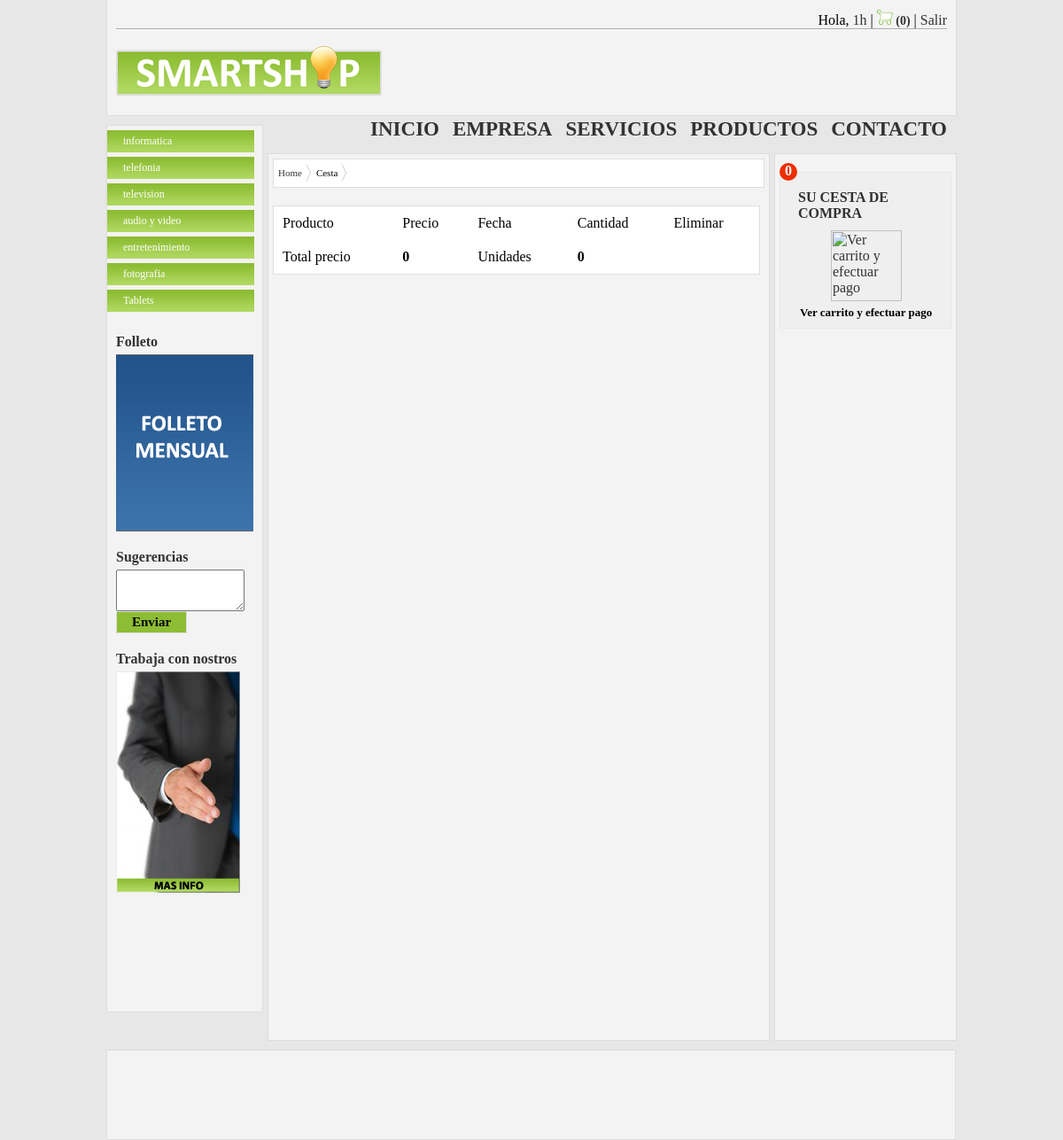
/verCarrito.php (signed in), run on the app's committed database.
### tables this page shows
CREATE TABLE IF NOT EXISTS `categorias` (
  `idcategoria` int(11) NOT NULL AUTO_INCREMENT,
  `nombre` varchar(50) NOT NULL,
  PRIMARY KEY (`idcategoria`)
);

### verCarrito.php (the view, shortened to what this page needs)
<!DOCTYPE HTML PUBLIC "-//W3C//DTD HTML 4.0 Transitional//EN">
<!DOCTYPE HTML>
<html>
	<head>
		<link href="css/page_style.css" rel="stylesheet" type="text/css">
        <link rel="stylesheet" href="css/slider/coin-slider-styles.css" type="text/css">
        <link rel="stylesheet" type="text/css" href="css/nav_l/styles.css">
        <link rel="stylesheet" href="css/breadcrumb/BreadCrumb.css" type="text/css">
	</head>
<body>
	<div id="container">
		<div id="header">
        	<div class="top_nav">
            	<ul>
					<li>Hola,
<a href="profile.php"> <?php
		echo $_SESSION['usuario'];?></a> 			</li>
					<li>|</li>
					<li>
						<a href="verCarrito.php" class="cart_counter"><img src="img/total_cart.png" width="18" height="18"> (<?php
$id = $_SESSION['usuario'];
$sql="SELECT * FROM compras as c, productos as p WHERE c.idProducto=p.idProducto AND comprador='$id'";
$registros=mysql_query($sql)or die("Error al leer compras <br> <a href='tienda.php'>Pulse aqui para continuar </a>");
$total = mysql_num_rows($registros);	echo $total;
?>)</a>
					</li>
					<li>|</li>
					<li><a href="logout.php">Salir</a></li>
				</ul>
            </div>
            <hr>
            <div class="logo">
            	<img src="img/logo.png" height="56" width="300" alt="SmartShop">
            </div>
            <div class="right_nav">
            	<ul>
					<li><a href="tienda.php">INICIO</a></li>
    				<li><a href="empresa.html">EMPRESA</a></li>
    				<li><a href="servicios.html">SERVICIOS</a></li>
    				<li><a href="productos.html">PRODUCTOS</a></li>
					<li>
					<?php
	if ($_SESSION['usuario']=='admin')
	{
	   echo"<a href='estadistica.php'>ESTADISTICA</a></li>";
	}
	else
	{
	  echo"<a href='contacto.html'>CONTACTO</a></li>";
	}
	?>
	   			</ul>
			            </div>
		</div>
        <div id="left_sidebar">
        	<div id="navigation-block">
            <ul id="sliding-navigation">
<?php
$sql="SELECT * FROM categorias";
$reg=mysql_query($sql)or die("Error al leer categorias <br> <a href='tienda.php'>Pulse aqui para continuar </a>");
while($linea=mysql_fetch_array($reg))
{
   echo "<li class='sliding-element'><a href='tienda.php?cat=$linea[idcategoria]'>$linea[nombre]</a>			</li>";
}
?>
	            </ul>
			</div>
			<h4>Folleto</h4>
			<div class="poster">
			<img src="img/folleto_p.png" width="155" height="200" alt="Folleto" title="Folleto">
			</div>
			<h4>Sugerencias</h4>
			<div class="newsletter_form">
			<form method="post" action="altasSugerencias.php">
			<textarea cols="16" rows="3" name="sugerencias"></textarea>
			<input name="send" type="submit" value="Enviar" class="button">
			</form>
			</div>
			 <h4>Trabaja con nostros</h4>
			 <div class="poster">
			 <img src="img/jobs1.jpg" height="250" width="140" alt="Trabaja con nosotros" title="Trabaja con nosotros">
			 </div>
		</div>
        <div id="main_content">
             <div class="breadCrumbHolder module">
                <div id="breadCrumb3" class="breadCrumb module">
                    <ul>
                        <li>
                            <a href="tienda.php">Home</a>
                        </li>
                        <li>Cesta</li>
                    </ul>
                </div>
            </div>
			<table>
			<thead><tr><td>Producto</td><td>Precio</td><td>Fecha</td><td>Cantidad</td><td>Eliminar</td></tr></thead>
<?php
$totalprecio=0;
$totalcantidad=0;
?>
	<tr>
	<td>Total precio</td>
	<td><b>
	<?php echo $totalprecio; ?></b></td><td>Unidades</td><td><b>
	<?php echo $totalcantidad;?></b></td><td></td>
	</tr>
	</table>
		</div>
			<div id="right_sidebar">
				 <div class="cart">
				 <div class="counter">
				 <?php echo $total?>
				 </div>
					<h5>Su cesta de compra</h5>
						<a href='verCarrito.php'><img  class="cart_big" src="img/carrito.png" width="80" height="80" alt="Ver carrito y efectuar pago"></a><br>
						<p class="checkout">Ver carrito y efectuar pago</p>
				  </div>
			</div>
			<div id="footer">
			</div>
	</div>
</body>
</html>

### css/page_style.css (style rules this page uses)
*, html, body, div, dl, dt, dd, ul, ol, li, h1, h2, h3, h4, h5, h6, pre, form, label, fieldset, input, p, blockquote, th, td { margin:0; padding:0 }
table { border-collapse:collapse; border-spacing:0; overflow-y: scroll; }
fieldset, img { border:0 }
ol, ul, li { list-style:none }
h1, h2, h3, h4, h5, h6 { font-size:100%; font-weight:normal }
a img { border:none }
a, a:hover { text-decoration: none; color: #323232; }
body { font-family: Calibri; font-size: 16px; background: #e7e7e7; margin: 0; padding: 0; color: #000; }
h4 { font-family: Calibri; font-size: 16px; padding: 20px 10px 0; font-weight: bolder; color: #323232; }
a.cart_counter { font-size: 14px; font-weight: bold; }
#container { margin: 0 auto; width: 960px; }
#header { padding: 10px 10px 0; background: #f3f3f3; border: 1px solid #dddddd; border-top: none; height: 120px; }
.top_nav ul { float: right; list-style-type: none; }
.top_nav ul li { display: inline; }
hr { display: block; position: relative; margin: 8px auto; width: 100%; clear: both; border: none; border-top: 1px solid #AAA; border-bottom: 1px solid #FFF; font-size: 1px; line-height: 0; overflow: visible; }
.logo { float: left; margin: 10px 0 0 ; }
.right_nav { width:100%; height:30px; }
.right_nav ul { float: right; margin:25px 0 0; padding:0px; font-family: Calibri; font-size: 23px; font-weight: bolder; color: #323232; }
.right_nav ul li { display:inline; height:30px; float:left; list-style:none; margin-left:15px; }
#left_sidebar { background: #f3f3f3; border: 1px solid #dddddd; float: left; height: 1000px; margin: 10px 0 5px; margin-bottom: 10px; width: 175px; }
.poster { float:left; padding: 5px 10px 0; margin-bottom: 20px; }
.newsletter_form { float: left; padding: 5px 10px 0; }
.button { border: 1px solid #dddddd; background: #8dbd34; height: 25px; width: 80px; font-family: Calibri; font-size: 15px; font-weight: bold; margin-bottom: 20px; }
#main_content { background: #f3f3f3; border: 1px solid #dddddd; float: left; height: 1000px; margin: 10px 5px 5px ; margin-bottom: 10px; width: 565px; }
table { margin: 20px 5px 0; width: 550px; border:solid 1px #dedede; background:#fff; }
td, th { padding: 10px; }
#right_sidebar { background: #f3f3f3; border: 1px solid #dddddd; float: left; height: 1000px; margin: 10px 0 0; margin-bottom: 10px; width: 204px; }
.cart { float: left; margin: 20px 5px 0; height: 175px; width: 192px; background-color: #efefef; border: 1px solid #e8e8e8; z-index: 1; }
img.cart_big { float: left; margin: 10px 57px 0; }
p.checkout { font-size: 13px; font-family: Calibri; font-weight: bold; float: left; margin-left: 22px; margin-top: 5px }
h5 { font-family: Calibri; font-size: 16px; margin: 10px 20px 0; font-weight: bolder; color: #323232; text-transform: uppercase; }
.counter { margin: -11px -1px 0; height: 20px; width: 20px; -moz-border-radius: 10px; border-radius: 10px; background-color: #ec2f03; z-index: 2; text-align: center; font: Calibri; font-size: 16px; font-weight: bold; color: #fff; }
#footer { background: #f3f3f3; border: 1px solid #dddddd; float: left; height: 100px; width: 957px; }

### css/nav_l/styles.css (style rules this page uses)
ul#sliding-navigation { list-style: none; font-size: .75em; margin: 5px 0; padding: 0; }
ul#sliding-navigation li.sliding-element h3, ul#sliding-navigation li.sliding-element a { display: block; width: 130px; padding: 5px 18px; margin: 0; margin-bottom: 5px; }
ul#sliding-navigation li.sliding-element a { color:#FFF; background: url(../../img/nav_l/tab_bg.png) repeat-x; text-decoration: none; }

### css/breadcrumb/BreadCrumb.css (style rules this page uses)
.module:after { clear: both; content: "."; display: block; height: 0; visibility: hidden; }
.breadCrumb { margin: 5px 5px 0; padding: 0; float: left; display: block; height: 21px; overflow: hidden; width: 543px; padding:5px; border:solid 1px #dedede; background:#fff; font-size: 12px; }
.breadCrumb ul { margin: 0; padding: 0; height: 21px; display: block; }
.breadCrumb ul li { display: block; float: left; position: relative; height: 21px; overflow: hidden; line-height: 21px; margin: 0px 6px 0px 0; padding: 0px 10px 0px 0; font-size: .9167em; background: url(../../img/breadcrumb/Chevron.gif) no-repeat 100% 0; }
.breadCrumb ul li a { display: block; position: relative; height: 21px; line-height: 21px; overflow: hidden; float: left; }

### data on the page
categorias: nombre "informatica"
categorias: nombre "telefonia"
categorias: nombre "television"
categorias: nombre "audio y video"
categorias: nombre "entretenimiento"
categorias: nombre "fotografia"
categorias: nombre "Tablets"

### other printed values
$_SESSION['usuario'] "1h"
$total "0"
$totalprecio "0"
$totalcantidad "0"
